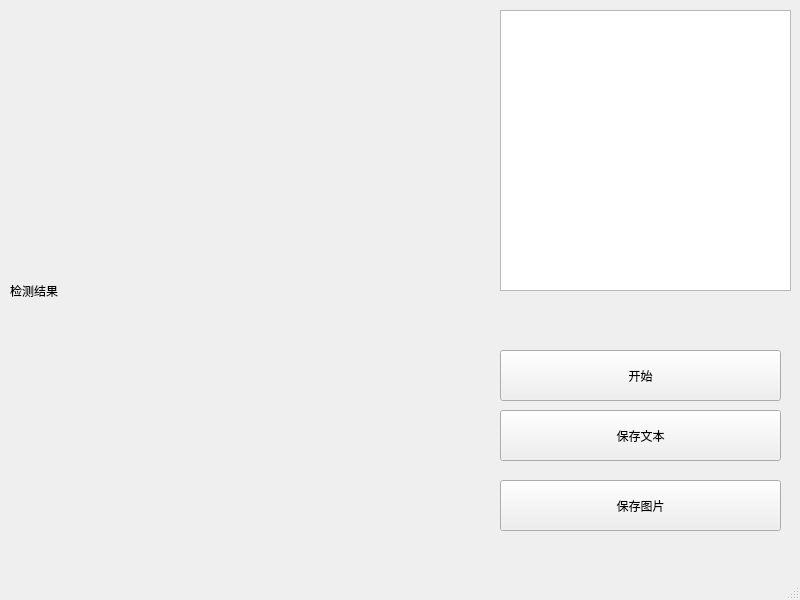
<?xml version="1.0" encoding="UTF-8"?>
<ui version="4.0">
 <class>MainWindow</class>
 <widget class="QMainWindow" name="MainWindow">
  <property name="geometry">
   <rect>
    <x>0</x>
    <y>0</y>
    <width>800</width>
    <height>600</height>
   </rect>
  </property>
  <property name="windowTitle">
   <string>MainWindow</string>
  </property>
  <widget class="QWidget" name="centralwidget">
   <widget class="QLabel" name="label">
    <property name="geometry">
     <rect>
      <x>10</x>
      <y>10</y>
      <width>471</width>
      <height>561</height>
     </rect>
    </property>
    <property name="text">
     <string>检测结果</string>
    </property>
   </widget>
   <widget class="QTextEdit" name="textEdit">
    <property name="geometry">
     <rect>
      <x>500</x>
      <y>10</y>
      <width>291</width>
      <height>281</height>
     </rect>
    </property>
   </widget>
   <widget class="QPushButton" name="pushButton">
    <property name="geometry">
     <rect>
      <x>500</x>
      <y>350</y>
      <width>281</width>
      <height>51</height>
     </rect>
    </property>
    <property name="text">
     <string>开始</string>
    </property>
   </widget>
   <widget class="QPushButton" name="pushButton_2">
    <property name="geometry">
     <rect>
      <x>500</x>
      <y>410</y>
      <width>281</width>
      <height>51</height>
     </rect>
    </property>
    <property name="text">
     <string>保存文本</string>
    </property>
   </widget>
   <widget class="QPushButton" name="pushButton_3">
    <property name="geometry">
     <rect>
      <x>500</x>
      <y>480</y>
      <width>281</width>
      <height>51</height>
     </rect>
    </property>
    <property name="text">
     <string>保存图片</string>
    </property>
   </widget>
  </widget>
  <widget class="QStatusBar" name="statusbar"/>
 </widget>
 <resources/>
 <connections/>
</ui>
